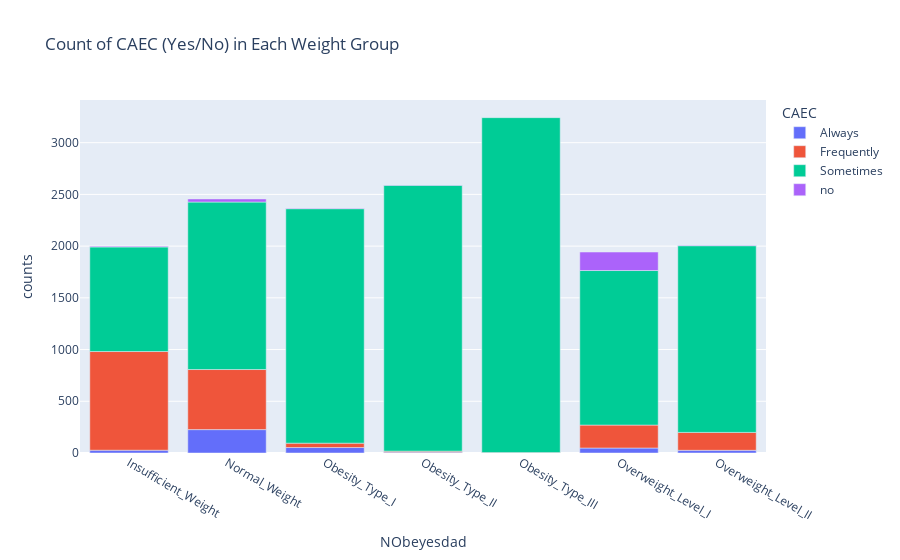

Notebook code cell kept with this figure:
### Code cell
fig = px.bar(grouped_counts, x='NObeyesdad', y='counts', color='CAEC', title='Count of CAEC (Yes/No) in Each Weight Group')
fig.show()

### Figure 1 — Plotly figure (JSON) as saved in the notebook; plotly's stock layout.template omitted (floating-point values rounded to 4 significant figures)
{"data": [{"alignmentgroup": "True", "hovertemplate": "CAEC=Always<br>NObeyesdad=%{x}<br>counts=%{y}<extra></extra>", "legendgroup": "Always", "marker": {"color": "#636efa", "pattern": {"shape": ""}}, "name": "Always", "offsetgroup": "Always", "orientation": "v", "showlegend": true, "textposition": "auto", "type": "bar", "x": ["Insufficient_Weight", "Normal_Weight", "Obesity_Type_I", "Obesity_Type_II", "Obesity_Type_III", "Overweight_Level_I", "Overweight_Level_II"], "xaxis": "x", "y": [27, 226, 53, 8, 1, 48, 26], "yaxis": "y"}, {"alignmentgroup": "True", "hovertemplate": "CAEC=Frequently<br>NObeyesdad=%{x}<br>counts=%{y}<extra></extra>", "legendgroup": "Frequently", "marker": {"color": "#EF553B", "pattern": {"shape": ""}}, "name": "Frequently", "offsetgroup": "Frequently", "orientation": "v", "showlegend": true, "textposition": "auto", "type": "bar", "x": ["Insufficient_Weight", "Normal_Weight", "Obesity_Type_I", "Obesity_Type_II", "Obesity_Type_III", "Overweight_Level_I", "Overweight_Level_II"], "xaxis": "x", "y": [954, 581, 42, 10, 3, 222, 173], "yaxis": "y"}, {"alignmentgroup": "True", "hovertemplate": "CAEC=Sometimes<br>NObeyesdad=%{x}<br>counts=%{y}<extra></extra>", "legendgroup": "Sometimes", "marker": {"color": "#00cc96", "pattern": {"shape": ""}}, "name": "Sometimes", "offsetgroup": "Sometimes", "orientation": "v", "showlegend": true, "textposition": "auto", "type": "bar", "x": ["Insufficient_Weight", "Normal_Weight", "Obesity_Type_I", "Obesity_Type_II", "Obesity_Type_III", "Overweight_Level_I", "Overweight_Level_II"], "xaxis": "x", "y": [1011, 1619, 2267, 2571, 3238, 1494, 1805], "yaxis": "y"}, {"alignmentgroup": "True", "hovertemplate": "CAEC=no<br>NObeyesdad=%{x}<br>counts=%{y}<extra></extra>", "legendgroup": "no", "marker": {"color": "#ab63fa", "pattern": {"shape": ""}}, "name": "no", "offsetgroup": "no", "orientation": "v", "showlegend": true, "textposition": "auto", "type": "bar", "x": ["Insufficient_Weight", "Normal_Weight", "Obesity_Type_I", "Obesity_Type_II", "Overweight_Level_I", "Overweight_Level_II"], "xaxis": "x", "y": [7, 30, 5, 2, 179, 4], "yaxis": "y"}], "layout": {"barmode": "relative", "legend": {"title": {"text": "CAEC"}, "tracegroupgap": 0}, "title": {"text": "Count of CAEC (Yes/No) in Each Weight Group"}, "xaxis": {"anchor": "y", "domain": [0, 1], "title": {"text": "NObeyesdad"}}, "yaxis": {"anchor": "x", "domain": [0, 1], "title": {"text": "counts"}}}}
